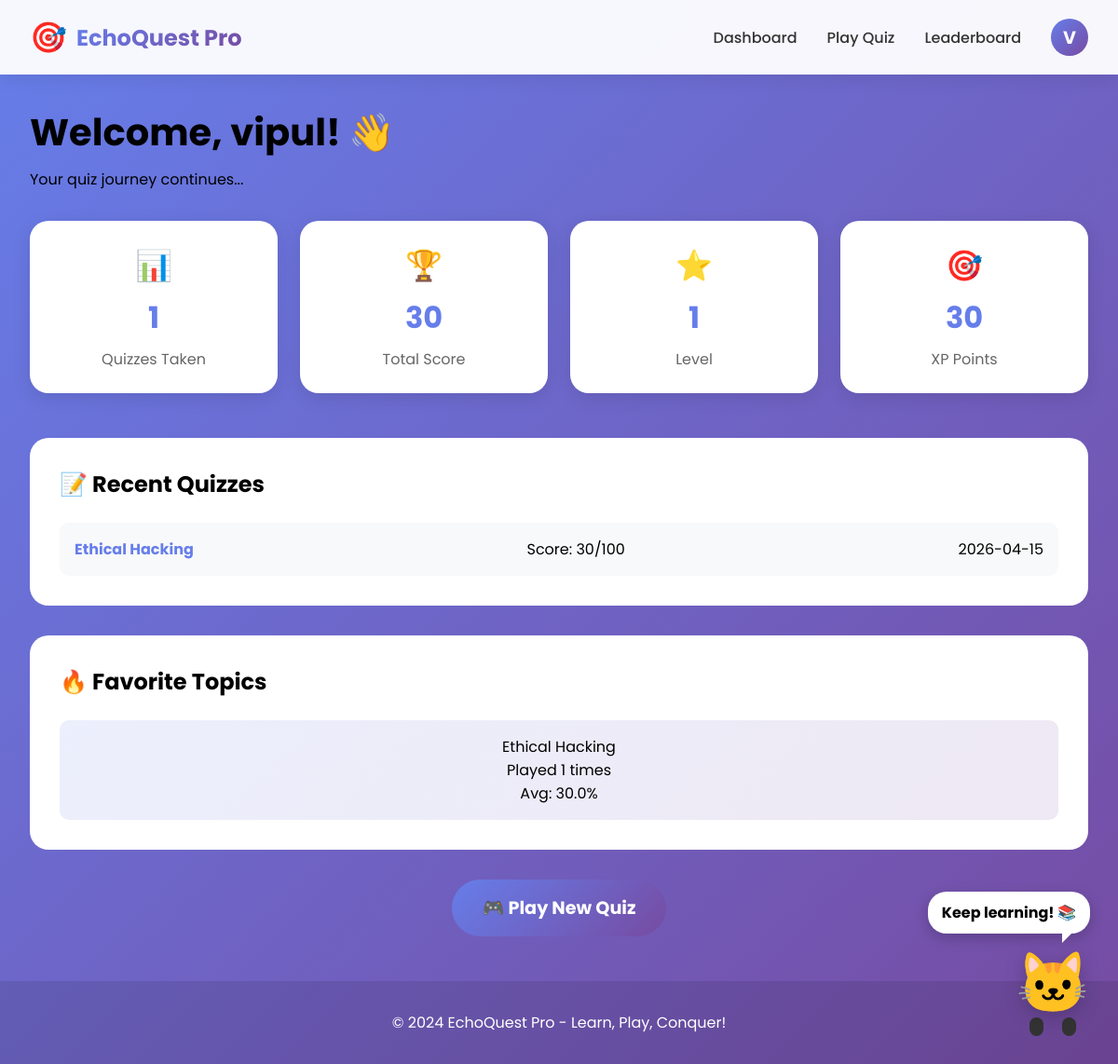
The page /dashboard (signed in) on the database as committed earlier.
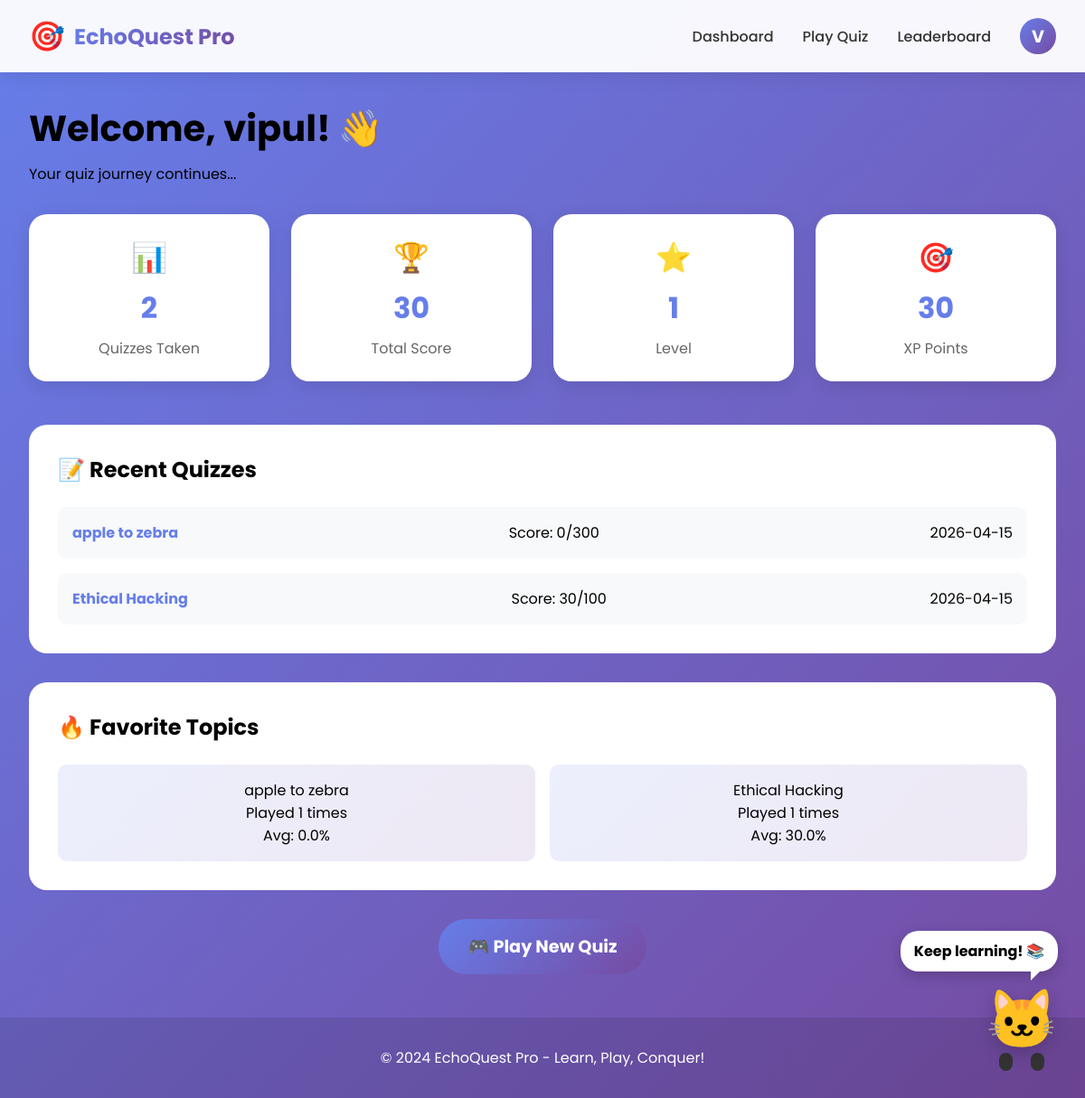
The same page on the database as committed later.
### tables this page shows
CREATE TABLE users (
            id INTEGER PRIMARY KEY AUTOINCREMENT,
            username TEXT UNIQUE NOT NULL,
            email TEXT UNIQUE NOT NULL,
            password TEXT NOT NULL,
            created_at TIMESTAMP DEFAULT CURRENT_TIMESTAMP,
            total_score INTEGER DEFAULT 0,
            quizzes_taken INTEGER DEFAULT 0,
            avatar TEXT DEFAULT '🐱',
            level INTEGER DEFAULT 1,
            xp INTEGER DEFAULT 0
        );

CREATE TABLE quiz_sessions (
            id INTEGER PRIMARY KEY AUTOINCREMENT,
            user_id INTEGER,
            session_id TEXT UNIQUE,
            topic TEXT,
            score INTEGER DEFAULT 0,
            total_questions INTEGER DEFAULT 20,
            completed BOOLEAN DEFAULT 0,
            started_at TIMESTAMP DEFAULT CURRENT_TIMESTAMP,
            completed_at TIMESTAMP, difficulty TEXT DEFAULT 'mixed',
            FOREIGN KEY (user_id) REFERENCES users (id)
        );

CREATE TABLE leaderboard (
            id INTEGER PRIMARY KEY AUTOINCREMENT,
            user_id INTEGER,
            user_name TEXT,
            topic TEXT,
            score INTEGER,
            total_questions INTEGER,
            percentage REAL,
            created_at TIMESTAMP DEFAULT CURRENT_TIMESTAMP,
            FOREIGN KEY (user_id) REFERENCES users (id)
        );

### app.py (the view, shortened to what this page needs)
@app.route('/dashboard')
@login_required
def dashboard():
    conn = get_db()
    cursor = conn.cursor()
    cursor.execute("PRAGMA table_info(quiz_sessions)")
    columns = [col[1] for col in cursor.fetchall()]
    has_difficulty = 'difficulty' in columns
    cursor.execute('''
        SELECT COUNT(*) as total_quizzes, SUM(score) as total_score
        FROM quiz_sessions
        WHERE user_id = ? AND completed = 1
    ''', (current_user.id,))
    stats = cursor.fetchone()
    if has_difficulty:
        cursor.execute('''
            SELECT topic, score, total_questions, completed_at, difficulty
            FROM quiz_sessions
            WHERE user_id = ? AND completed = 1
            ORDER BY completed_at DESC LIMIT 5
        ''', (current_user.id,))
    recent_quizzes = cursor.fetchall()
    cursor.execute('''
        SELECT topic, COUNT(*) as times_played, AVG(percentage) as avg_score
        FROM leaderboard
        WHERE user_id = ?
        GROUP BY topic
        ORDER BY times_played DESC LIMIT 5
    ''', (current_user.id,))
    favorite_topics = cursor.fetchall()
    conn.close()
    return render_template('dashboard.html',
                         stats=stats,
                         recent_quizzes=recent_quizzes,
                         favorite_topics=favorite_topics,
                         has_difficulty=has_difficulty)

### app.py (called while the page is built)
@login_manager.user_loader
def load_user(user_id):
    conn = get_db()
    cursor = conn.cursor()
    cursor.execute("SELECT * FROM users WHERE id = ?", (user_id,))
    user = cursor.fetchone()
    conn.close()
    if user:
        return User(
            id=user[0],
            username=user[1],
            email=user[2],
            total_score=user[5] if len(user) > 5 else 0,
            quizzes_taken=user[6] if len(user) > 6 else 0,
            level=user[8] if len(user) > 8 else 1,
            xp=user[9] if len(user) > 9 else 0,
            avatar=user[7] if len(user) > 7 else '🐱'
        )
    return None

def get_db():
    conn = sqlite3.connect(DATABASE)
    conn.row_factory = sqlite3.Row
    return conn

### templates/dashboard.html (shortened to what this page needs)
{% extends "base.html" %}
{% block content %}
<div class="dashboard-container">
    <div class="dashboard-header">
        <div class="welcome-section">
            <h1 class="glow-text">Welcome, {{ current_user.username }}! 👋</h1>
            <p>Your quiz journey continues...</p>
        </div>
        <div class="stats-grid">
            <div class="stat-card">
                <div class="stat-icon">📊</div>
                <div class="stat-value">{{ stats.total_quizzes or 0 }}</div>
                <div class="stat-label">Quizzes Taken</div>
            </div>
            <div class="stat-card">
                <div class="stat-icon">🏆</div>
                <div class="stat-value">{{ stats.total_score or 0 }}</div>
                <div class="stat-label">Total Score</div>
            </div>
            <div class="stat-card">
                <div class="stat-icon">⭐</div>
                <div class="stat-value">{{ current_user.level }}</div>
                <div class="stat-label">Level</div>
            </div>
            <div class="stat-card">
                <div class="stat-icon">🎯</div>
                <div class="stat-value">{{ current_user.xp }}</div>
                <div class="stat-label">XP Points</div>
            </div>
        </div>
    </div>
    <div class="dashboard-content">
        <div class="dashboard-section">
            <h2>📝 Recent Quizzes</h2>
            <div class="recent-quizzes">
                {% if recent_quizzes %}
                    {% for quiz in recent_quizzes %}
                    <div class="quiz-card slide-in">
                        <div class="quiz-topic">{{ quiz.topic }}</div>
                        <div class="quiz-score">Score: {{ quiz.score }}/{{ quiz.total_questions * 10 }}</div>
                        <div class="quiz-date">{{ quiz.completed_at[:10] }}</div>
                    </div>
                    {% endfor %}
                {% else %}
                    <div class="empty-state">
                        <p>No quizzes taken yet!</p>
                        <a href="{{ url_for('search_topic') }}" class="btn-primary">Start Your First Quiz 🚀</a>
                    </div>
                {% endif %}
            </div>
        </div>
        <div class="dashboard-section">
            <h2>🔥 Favorite Topics</h2>
            <div class="favorite-topics">
                {% if favorite_topics %}
                    {% for topic in favorite_topics %}
                    <div class="topic-card">
                        <div class="topic-name">{{ topic.topic }}</div>
                        <div class="topic-stats">Played {{ topic.times_played }} times</div>
                        <div class="topic-score">Avg: {{ "%.1f"|format(topic.avg_score) }}%</div>
                    </div>
                    {% endfor %}
                {% else %}
                    <p>Complete quizzes to see your favorite topics!</p>
                {% endif %}
            </div>
        </div>
    </div>
    <div class="quick-action">
        <a href="{{ url_for('search_topic') }}" class="play-btn pulse">🎮 Play New Quiz</a>
    </div>
</div>
<div class="animated-character character-dashboard">
    <div class="character-body">
        <div class="character-face">🐱</div>
        <div class="character-legs">
            <div class="leg leg-left"></div>
            <div class="leg leg-right"></div>
        </div>
    </div>
    <div class="speech-bubble">Keep learning! 📚</div>
</div>
{% endblock %}

### templates/base.html (shortened to what this page needs)
<!DOCTYPE html>
<html lang="en">
<head>
    <link rel="stylesheet" href="{{ url_for('static', filename='style.css') }}">
    <link rel="stylesheet" href="{{ url_for('static', filename='animations.css') }}">
</head>
<body>
    <nav class="navbar">
        <div class="nav-container">
            <div class="nav-logo">
                <span class="logo-icon">🎯</span>
                <span class="logo-text">EchoQuest Pro</span>
            </div>
            <div class="nav-menu">
                {% if current_user.is_authenticated %}
                    <a href="{{ url_for('dashboard') }}" class="nav-link">Dashboard</a>
                    <a href="{{ url_for('search_topic') }}" class="nav-link">Play Quiz</a>
                    <a href="{{ url_for('leaderboard') }}" class="nav-link">Leaderboard</a>
                    <div class="user-menu">
                        <span class="user-avatar">{{ current_user.username[0].upper() }}</span>
                    </div>
                {% else %}
                    <a href="{{ url_for('login') }}" class="nav-link">Login</a>
                    <a href="{{ url_for('register') }}" class="nav-link btn-primary-small">Sign Up</a>
                {% endif %}
            </div>
        </div>
    </nav>
    <main>
        {% block content %}{% endblock %}
    </main>
    <footer class="footer">
        <p>© 2024 EchoQuest Pro - Learn, Play, Conquer!</p>
    </footer>
</body>
</html>

### static/style.css (style rules this page uses)
* { margin: 0; padding: 0; box-sizing: border-box; }
body { font-family: 'Poppins', sans-serif; background: linear-gradient(135deg, #667eea 0%, #764ba2 100%); min-height: 100vh; position: relative; overflow-x: hidden; }
.navbar { background: rgba(255, 255, 255, 0.95); backdrop-filter: blur(10px); box-shadow: 0 2px 20px rgba(0,0,0,0.1); position: sticky; top: 0; z-index: 1000; }
.nav-container { max-width: 1200px; margin: 0 auto; padding: 1rem 2rem; display: flex; justify-content: space-between; align-items: center; }
.nav-logo { display: flex; align-items: center; gap: 10px; font-size: 1.5rem; font-weight: bold; }
.logo-icon { font-size: 2rem; animation: bounce 2s infinite; }
.logo-text { background: linear-gradient(135deg, #667eea 0%, #764ba2 100%); -webkit-background-clip: text; background-clip: text; color: transparent; }
.nav-menu { display: flex; align-items: center; gap: 2rem; }
.nav-link { text-decoration: none; color: #333; font-weight: 500; transition: color 0.3s; }
.user-menu { position: relative; cursor: pointer; }
.user-avatar { width: 40px; height: 40px; background: linear-gradient(135deg, #667eea 0%, #764ba2 100%); border-radius: 50%; display: flex; align-items: center; justify-content: center; color: white; font-weight: bold; font-size: 1.2rem; }
.animated-character { position: fixed; bottom: 30px; right: 30px; z-index: 1000; cursor: pointer; transition: transform 0.3s; }
.character-body { position: relative; }
.character-face { font-size: 4rem; filter: drop-shadow(0 5px 10px rgba(0,0,0,0.2)); animation: bounce 1s infinite; }
.character-legs { display: flex; gap: 20px; justify-content: center; margin-top: -10px; }
.leg { width: 15px; height: 20px; background: #333; border-radius: 10px; animation: walk 0.5s infinite; }
.leg-left { transform-origin: top center; }
.leg-right { transform-origin: top center; animation-delay: 0.25s; }
.speech-bubble { position: absolute; top: -50px; right: 0; background: white; padding: 10px 15px; border-radius: 20px; box-shadow: 0 5px 15px rgba(0,0,0,0.2); white-space: nowrap; font-weight: bold; animation: fadeInOut 3s infinite; }
.speech-bubble::before { content: ''; position: absolute; bottom: -10px; right: 20px; border-width: 10px 10px 0 0; border-style: solid; border-color: white transparent transparent transparent; }
.dashboard-container { max-width: 1200px; margin: 2rem auto; padding: 0 2rem; }
.dashboard-header { margin-bottom: 3rem; }
.welcome-section h1 { font-size: 2.5rem; margin-bottom: 0.5rem; }
.stats-grid { display: grid; grid-template-columns: repeat(auto-fit, minmax(200px, 1fr)); gap: 1.5rem; margin-top: 2rem; }
.stat-card { background: white; padding: 1.5rem; border-radius: 20px; text-align: center; box-shadow: 0 5px 20px rgba(0,0,0,0.1); transition: transform 0.3s; }
.stat-icon { font-size: 2rem; margin-bottom: 0.5rem; }
.stat-value { font-size: 2rem; font-weight: bold; color: #667eea; }
.stat-label { color: #666; margin-top: 0.5rem; }
.dashboard-section { background: white; border-radius: 20px; padding: 2rem; margin-bottom: 2rem; }
.dashboard-section h2 { margin-bottom: 1.5rem; }
.recent-quizzes { display: grid; gap: 1rem; }
.quiz-card { display: flex; justify-content: space-between; align-items: center; padding: 1rem; background: #f8f9fa; border-radius: 10px; transition: transform 0.3s; }
.quiz-topic { font-weight: bold; color: #667eea; }
.favorite-topics { display: grid; grid-template-columns: repeat(auto-fit, minmax(250px, 1fr)); gap: 1rem; }
.topic-card { padding: 1rem; background: linear-gradient(135deg, #667eea20 0%, #764ba220 100%); border-radius: 10px; text-align: center; }
.quick-action { text-align: center; margin-top: 2rem; }
.play-btn { display: inline-block; padding: 1rem 2rem; background: linear-gradient(135deg, #667eea 0%, #764ba2 100%); color: white; text-decoration: none; border-radius: 50px; font-size: 1.2rem; font-weight: bold; transition: all 0.3s; }
.footer { text-align: center; padding: 2rem; color: white; background: rgba(0,0,0,0.1); margin-top: 3rem; }

### static/animations.css (style rules this page uses)
.pulse { animation: pulse 2s ease-in-out infinite; }
.glow-text { animation: glow 2s ease-in-out infinite alternate; }
.slide-in { animation: slideIn 0.5s ease-out; }

Rows that differ between the two databases and show on the page:
added quiz_sessions: topic "apple to zebra", score "0", quiz.total_questions*10 "300", completed_at "2026-04-15"
added leaderboard: topic "apple to zebra", times_played "1", avg_score "0.0"
Other text that changed with them:
{{ stats.total_quizzes or 0 }}: "1" → "2"
